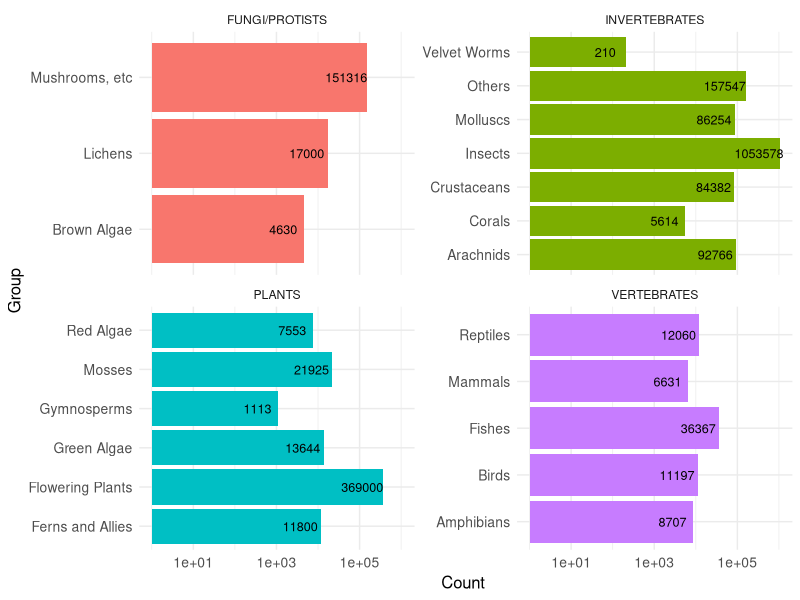

Here is the R script that generated this plot: (Note: this script raises an error after producing the figure.)
## ---- chunk 1
library(readr)
library(tidyverse)
## ---- chunk 2
library(readr)
DataPlot <- read_csv("DataPlot.csv")
View(DataPlot)
## ---- chunk 3
ggplot(DataPlot, aes(x = count, y = main, fill = group)) +
  geom_bar(stat = "identity", show.legend = FALSE) +
  geom_text(aes(label = count), nudge_x = -0.5, size = 3.2) +  
  facet_wrap(~ group, scales = "free_y", ncol = 2, nrow = 2) +  
  scale_x_log10() +
  theme(axis.text.x = element_text(angle = 90, vjust = 0.5, hjust = 1)) +
  labs(
    x = "Count ",
    y = "Group"
  ) +
  theme_minimal() +
  theme(
    plot.title = element_text(size = 16, face = "bold"),
    plot.subtitle = element_text(size = 12),
    axis.title = element_text(size = 12),
    axis.text = element_text(size = 10)
  )
## ---- chunk 4
ggplot(species, aes(x = count, y = reorder(main, count))) +
  geom_bar(stat = "identity", show.legend = FALSE, fill = "royalblue4") +
  geom_text(aes(label = count), hjust = 1.1, color = "white") + # Adjust text position
  scale_x_continuous(trans = "log10", breaks = c(1, 10, 100, 1000, 10000, 100000, 1000000)) + # Log scale
  theme(axis.text.x = element_text(angle = 90, vjust = 0.5, hjust = 0.5),
        plot.title.position = "plot", # Center title
        plot.margin = margin(20, 20, 20, 20, "pt")) + # Adjust margins
  labs(x = "Count", y = "Group") +
  theme_minimal()


